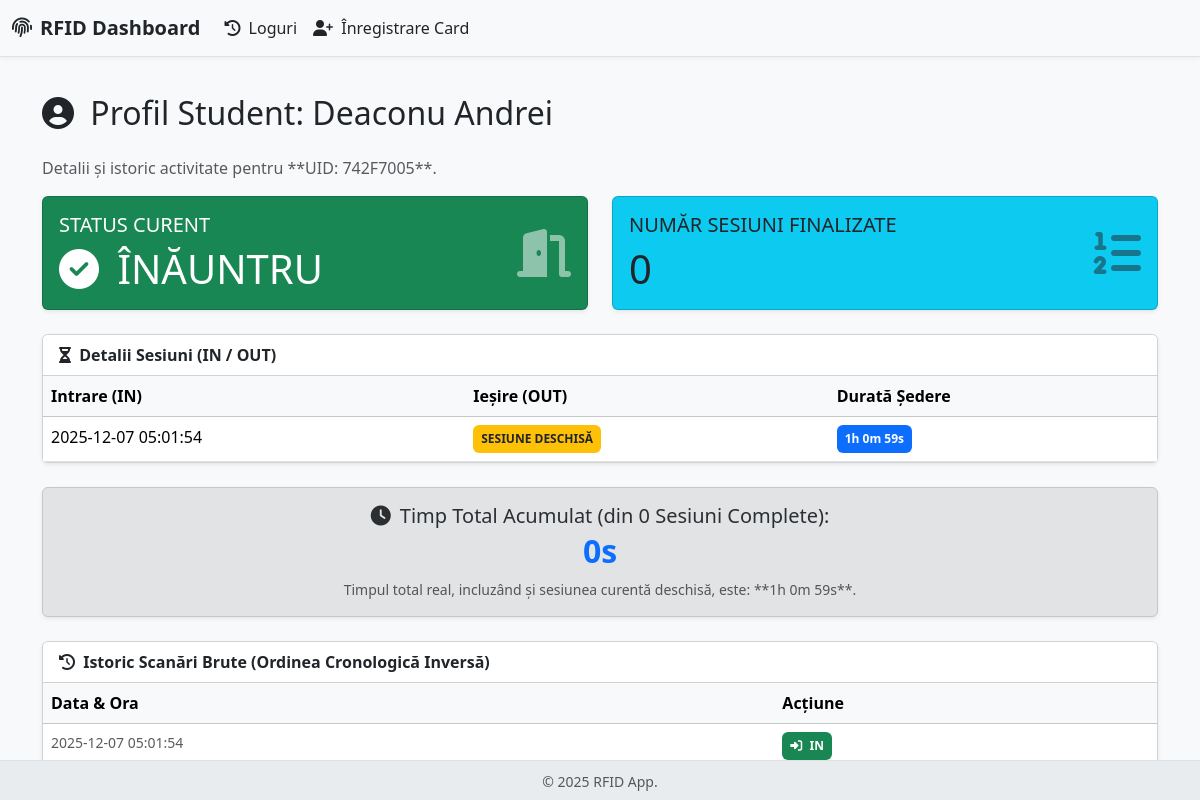
The app's page /profile/1 with its own data.
### app.py (models this page shows)
class Person(db.Model):
    __tablename__ = 'person'
    id = db.Column(db.Integer, primary_key=True)
    uid_card = db.Column(db.String(50), unique=True, nullable=False)
    first_name = db.Column(db.String(100), nullable=False)
    last_name = db.Column(db.String(100), nullable=False)
    is_inside = db.Column(db.Boolean, default=False)
    last_action_time = db.Column(db.DateTime, default=lambda: datetime(2025, 2, 14, tzinfo=timezone.utc))
    logs = db.relationship('Log', backref='person', lazy=True)

class Log(db.Model):
    __tablename__ = 'log'
    id = db.Column(db.Integer, primary_key=True)
    person_id = db.Column(db.Integer, db.ForeignKey('person.id'), nullable=False)
    timestamp = db.Column(db.DateTime, default=lambda: datetime.now(timezone.utc))
    action = db.Column(db.String(3), nullable=False)

### app.py (the view)
@app.route('/profile/<int:person_id>')
def view_person_profile(person_id):
    person = Person.query.get_or_404(person_id)
    logs_for_calculation = Log.query.filter_by(person_id=person_id).order_by(Log.timestamp.asc()).all()
    display_logs = Log.query.filter_by(person_id=person_id).order_by(Log.timestamp.desc()).all()
    sessions = calculate_session_durations(logs_for_calculation)
    finalized_sessions = [s for s in sessions if s.get('is_current') is not True and s.get('end') is not None]
    total_sessions = len(finalized_sessions)
    total_duration_sum = sum((s['duration'] for s in finalized_sessions), timedelta())
    current_session_duration = next((s['duration'] for s in sessions if s.get('is_current')), timedelta())
    total_duration_with_current = total_duration_sum + current_session_duration
    return render_template('profile.html',
                           person=person,
                           sessions=sessions,
                           total_sessions=total_sessions,
                           total_duration_sum=format_timedelta(total_duration_sum),
                           total_duration_with_current=format_timedelta(total_duration_with_current),
                           logs=display_logs)

### app.py (called while the page is built, shortened)
def localize_timestamp(timestamp):
    if timestamp.tzinfo is None:
        utc_dt = timestamp.replace(tzinfo=pytz.utc)
    else:
        utc_dt = timestamp.astimezone(pytz.utc)
    return utc_dt.astimezone(TARGET_TIMEZONE)

def calculate_session_durations(logs):
    sessions = []
    current_session_start = None
    now_utc = datetime.now(timezone.utc)
    for log in logs:
        log_timestamp = log.timestamp
        if log_timestamp.tzinfo is None:
            log_timestamp = log_timestamp.replace(tzinfo=timezone.utc)
        if log.action == 'IN':
            if current_session_start is not None:
                continue
            current_session_start = log_timestamp
    if current_session_start is not None:
        duration_so_far = now_utc - current_session_start
        sessions.append({
            'start': current_session_start,
            'end': None,
            'duration': duration_so_far,
            'is_current': True
        })
    return sorted(sessions, key=lambda x: x['start'], reverse=True)

def format_timedelta(td):
    if td is None: return "N/A"
    total_seconds = int(td.total_seconds())
    if total_seconds < 0: total_seconds = 0
    hours, remainder = divmod(total_seconds, 3600)
    minutes, seconds = divmod(remainder, 60)
    parts = []
    if hours > 0: parts.append(f"{hours}h")
    if minutes > 0 or (hours > 0 and seconds >= 0): parts.append(f"{minutes}m")
    if seconds > 0 or total_seconds == 0: parts.append(f"{seconds}s")
    if not parts: return "0s"
    return " ".join(parts)

### templates/profile.html (shortened to what this page needs)
{% extends "base.html" %}
{% block content %}
    <h2 class="mb-4"><i class="fas fa-user-circle me-2"></i> Profil Student: {{ person.last_name }} {{ person.first_name }}</h2>
    <p class="text-muted">Detalii și istoric activitate pentru **UID: {{ person.uid_card }}**.</p>
    <div class="row mb-4">
        <div class="col-md-6">
            <div class="card text-white {% if person.is_inside %}bg-success{% else %}bg-danger{% endif %} shadow-sm h-100">
                <div class="card-body">
                    <div class="d-flex justify-content-between align-items-center">
                        <div>
                            <h5 class="card-title text-uppercase fw-light">Status Curent</h5>
                            <p class="h1 mb-0">
                                {% if person.is_inside %}
                                    <i class="fas fa-check-circle me-2"></i> ÎNĂUNTRU
                                {% else %}
                                    <i class="fas fa-times-circle me-2"></i> AFARĂ
                                {% endif %}
                            </p>
                        </div>
                        <i class="fas fa-door-open fa-3x opacity-50"></i>
                    </div>
                </div>
            </div>
        </div>
        <div class="col-md-6">
            <div class="card text-dark bg-info shadow-sm h-100">
                <div class="card-body">
                    <div class="d-flex justify-content-between align-items-center">
                        <div>
                            <h5 class="card-title text-uppercase fw-light">Număr Sesiuni Finalizate</h5>
                            <p class="h1 mb-0">{{ total_sessions }}</p>
                        </div>
                        <i class="fas fa-list-ol fa-3x opacity-50"></i>
                    </div>
                </div>
            </div>
        </div>
    </div>
    <div class="card shadow-sm mb-4">
        <div class="card-header bg-white fw-bold">
            <i class="fas fa-hourglass-half me-1"></i> Detalii Sesiuni (IN / OUT)
        </div>
        <div class="card-body p-0">
            <div class="table-responsive">
                <table class="table table-hover mb-0">
                    <thead class="table-light">
                        <tr>
                            <th>Intrare (IN)</th>
                            <th>Ieșire (OUT)</th>
                            <th>Durată Ședere</th>
                        </tr>
                    </thead>
                    <tbody>
                        {% for session in sessions %}
                        <tr>
                            <td>{{ localize_timestamp(session.start).strftime('%Y-%m-%d %H:%M:%S') }}</td>
                            <td>
                                {% if session.end is none %}
                                    <span class="badge bg-warning p-2 text-dark">SESIUNE DESCHISĂ</span>
                                {% else %}
                                    {{ localize_timestamp(session.end).strftime('%Y-%m-%d %H:%M:%S') }}
                                {% endif %}
                            </td>
                            <td>
                                <span class="badge bg-primary p-2">
                                    {{ format_timedelta(session.duration) }}
                                </span>
                            </td>
                        </tr>
                        {% endfor %}
                    </tbody>
                </table>
            </div>
        </div>
    </div>
    <div class="alert alert-secondary shadow-sm text-center mb-4">
        <p class="h5 mb-1"><i class="fas fa-clock me-1"></i> Timp Total Acumulat (din {{ total_sessions }} Sesiuni Complete):</p>
        <p class="h2 fw-bold text-primary">{{ total_duration_sum }}</p>
        <p class="mb-0 small text-muted">Timpul total real, incluzând și sesiunea curentă deschisă, este: **{{ total_duration_with_current }}**.</p>
    </div>
    <div class="card shadow-sm">
        <div class="card-header bg-white fw-bold">
            <i class="fas fa-history me-1"></i> Istoric Scanări Brute (Ordinea Cronologică Inversă)
        </div>
        <div class="card-body p-0">
            <div class="table-responsive">
                <table class="table table-hover mb-0">
                    <thead class="table-light">
                        <tr>
                            <th>Data & Ora</th>
                            <th>Acțiune</th>
                        </tr>
                    </thead>
                    <tbody>
                        {% for log in logs %}
                        <tr>
                            <td class="text-muted small">{{ localize_timestamp(log.timestamp).strftime('%Y-%m-%d %H:%M:%S') }}</td>
                            <td>
                                {% if log.action == 'IN' %}
                                    <span class="badge bg-success p-2"><i class="fas fa-sign-in-alt me-1"></i> {{ log.action }}</span>
                                {% else %}
                                    <span class="badge bg-danger p-2"><i class="fas fa-sign-out-alt me-1"></i> {{ log.action }}</span>
                                {% endif %}
                            </td>
                        </tr>
                        {% endfor %}
                    </tbody>
                </table>
            </div>
        </div>
    </div>
{% endblock %}

### templates/base.html (style rules this page uses)
body { padding-top: 70px; background-color: #f8f9fa; }

### records on screen
Person: last_name "Deaconu", first_name "Andrei", uid_card "742F7005"
Log: timestamp "2025-12-07 05:01:54", action "IN"

### other values on screen
{{ total_sessions }} "0"
{{ localize_timestamp(session.start).strftime('%Y-%m-%d %H:%M:%S') }} "2025-12-07 05:01:54"
{{ total_duration_sum }} "0s"
{{ total_duration_with_current }} "1h 0m 59s"
